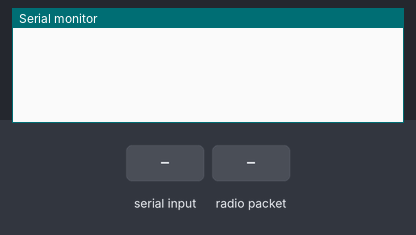
This sketch was run on a simulated Arduino Uno, built with avr-gcc and run on an emulated ATmega328P. Shown: the last lines printed to the serial monitor. The inputs (shaded band) are chosen by the test bench. No radio packets arrive unless stated.

Above: at 1.2 s.
1.3 s: "1" received over Serial
At 2.8 s:
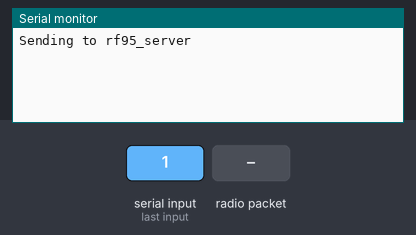
4.3 s: "0" received over Serial
At 5.6 s:
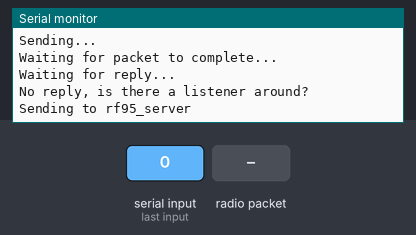
5.8 s: radio packet "1" arrives
At 6.8 s:
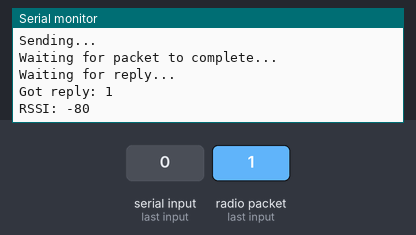

The sketch:

rf95_client_CIS.ino
```cpp
// rf95_client.pde
// -*- mode: C++ -*-
// Example sketch showing how to create a simple messageing client
// with the RH_RF95 class. RH_RF95 class does not provide for addressing or
// reliability, so you should only use RH_RF95 if you do not need the higher
// level messaging abilities.
// It is designed to work with the other example rf95_server
// Tested with Anarduino MiniWirelessLoRa, Rocket Scream Mini Ultra Pro with
// the RFM95W, Adafruit Feather M0 with RFM95

#include <SPI.h>
#include <RH_RF95.h>
#include<string>

// Singleton instance of the radio driver
//RH_RF95 rf95;
//RH_RF95 rf95(5, 2); // Rocket Scream Mini Ultra Pro with the RFM95W
RH_RF95 rf95(8, 3); // Adafruit Feather M0 with RFM95

// Need this on Arduino Zero with SerialUSB port (eg RocketScream Mini Ultra Pro)
//#define Serial SerialUSB

void setup()
{
  // Rocket Scream Mini Ultra Pro with the RFM95W only:
  // Ensure serial flash is not interfering with radio communication on SPI bus
//  pinMode(4, OUTPUT);
//  digitalWrite(4, HIGH);

  Serial.begin(9600);
  while (!Serial) ; // Wait for serial port to be available
  if (!rf95.init())
    Serial.println("init failed");
  // Defaults after init are 434.0MHz, 13dBm, Bw = 125 kHz, Cr = 4/5, Sf = 128chips/symbol, CRC on

  // The default transmitter power is 13dBm, using PA_BOOST.
  // If you are using RFM95/96/97/98 modules which uses the PA_BOOST transmitter pin, then
  // you can set transmitter powers from 5 to 23 dBm:
//  driver.setTxPower(23, false);
  // If you are using Modtronix inAir4 or inAir9,or any other module which uses the
  // transmitter RFO pins and not the PA_BOOST pins
  // then you can configure the power transmitter power for -1 to 14 dBm and with useRFO true.
  // Failure to do that will result in extremely low transmit powers.
//  driver.setTxPower(14, true);
}

int16_t packetnum = 1;

void sendPacket(char*  radiopacket)
{
  //delay(10); // Wait .01 second between transmits, could also 'sleep' here!
  Serial.println("Transmitting..."); // Send a message to rf95_server

  itoa(packetnum++, radiopacket+13, 10);
  //Serial.print("Sending "); Serial.println(radiopacket);
  radiopacket[19] = 0;

  Serial.println("Sending...");
  //delay(10);
  rf95.send((uint8_t *)radiopacket, 20);

  Serial.println("Waiting for packet to complete...");
  //delay(10);
  rf95.waitPacketSent();
  // Now wait for a reply
  uint8_t buf[RH_RF95_MAX_MESSAGE_LEN];
  uint8_t len = sizeof(buf);


  Serial.println("Waiting for reply...");
  if (rf95.waitAvailableTimeout(1000))
  {
    // Should be a reply message for us now
    if (rf95.recv(buf, &len))
   {
      Serial.print("Got reply: ");
      Serial.println((char*)buf);
      Serial.print("RSSI: ");
      Serial.println(rf95.lastRssi(), DEC);
    }
    else
    {
      Serial.println("Receive failed");
    }
  }
  else
  {
    Serial.println("No reply, is there a listener around?");
  }


}

void loop()
{

  // Send a message to rf95_server
  //uint8_t data[] = "Hello from CIS 3296!";

  char message[1024];

  if (Serial.available()) {
    Serial.println("Sending to rf95_server");
    String dataSP = Serial.readString();
    strncpy(message, dataSP.c_str(), sizeof(message));
    Serial.println(message);
    sendPacket(message);
  }


  delay(1000);
}
```

Measured:
- after the input at 1.3 s, the serial monitor: prints a new line after 0.70 s (image 1)
- after the input at 5.8 s, the serial monitor: prints a new line after 0.36 s (image 3)
